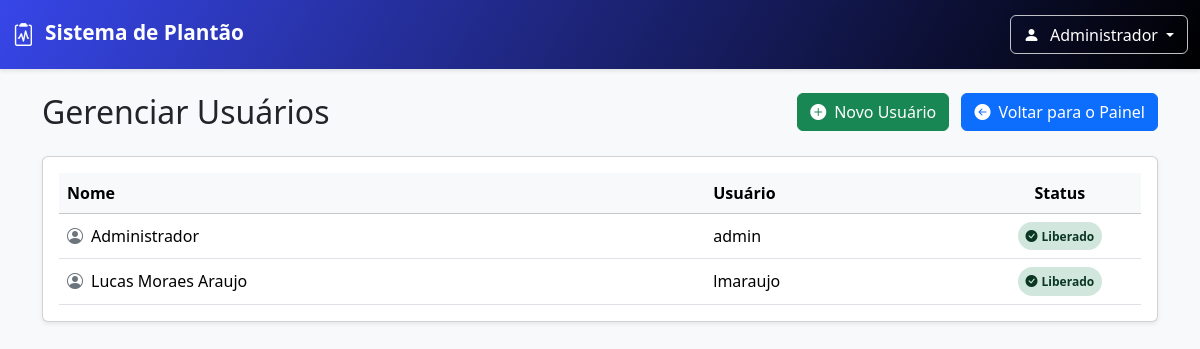
Page /admin/users (signed in) on the committed database.
### db.py (models this page shows, shortened)
class User(db.Model, UserMixin):
    __tablename__ = 'users'
    id = db.Column(db.Integer, primary_key=True)
    name = db.Column(db.String(100), nullable=False)
    username = db.Column(db.String(50), unique=True, nullable=False)
    password = db.Column(db.String(200), nullable=False)
    profile = db.Column(db.String(200), nullable=False)
    email = db.Column(db.String(120), unique=True, nullable=False)
    is_active = db.Column(db.Boolean, default=True, nullable=False)
    creation_date = db.Column(db.DateTime, nullable=False, default=datetime.utcnow)
    last_login = db.Column(db.DateTime, nullable=True)
    forms = db.relationship('Form', back_populates='worker', lazy='dynamic')

### routes/admin.py (the view, shortened to what this page needs)
@admin_bp.route("/users", methods=["GET", "POST"])
@login_required
@admin_required
def users():
    all_users = User.query.all()
    return render_template("users.html", users=all_users)

### routes/admin.py (called while the page is built)
def admin_required(f):
    @wraps(f)
    def decorated_function(*args, **kwargs):
        if 'ADMIN' not in current_user.profile:
            flash("Acesso negado. Ação restrita a administradores.", "danger")
            return redirect(url_for('main.panel'))
        return f(*args, **kwargs)
    return decorated_function

### templates/users.html (shortened to what this page needs)
{% extends "navbar.html" %}
{% block content %}
<div class="container py-4">
    <div class="d-flex justify-content-between align-items-center mb-4">
        <h1 class="h2 mb-0">Gerenciar Usuários</h1>
        <div>
            <button class="btn btn-success" data-bs-toggle="modal" data-bs-target="#criarUsuarioModal">
                <i class="bi bi-plus-circle-fill me-2"></i>Novo Usuário
            </button>
            <a href="{{ url_for('main.panel') }}" class="btn btn-primary ms-2">
                <i class="bi bi-arrow-left-circle-fill me-2"></i>Voltar para o Painel
            </a>
        </div>
    </div>
    <div class="card shadow-sm">
        <div class="card-body">
            <div class="table-responsive">
                <table class="table table-hover align-middle mb-0">
                    <thead class="table-light">
                        <tr>
                            <th>Nome</th>
                            <th>Usuário</th>
                            <th class="text-center" style="width: 15%;">Status</th>
                        </tr>
                    </thead>
                    <tbody>
                        {% for user in users %}
                        <tr class="user-row" data-bs-toggle="modal" data-bs-target="#infoUsuarioModal"
                            data-user-id="{{ user.id }}" data-user-nome="{{ user.name }}"
                            data-user-usuario="{{ user.username }}" data-user-email="{{ user.email | default('') }}"
                            data-user-profile="{{ user.profile | join(',') if user.profile is iterable and user.profile is not string else (user.profile if user.profile else '') }}"
                            data-user-is-active="{{ user.is_active | tojson }}" style="cursor: pointer;">
                            <td><i class="bi bi-person-circle me-2 text-secondary"></i>{{ user.name }}</td>
                            <td>{{ user.username }}</td>
                            <td class="text-center">
                                {% if user.is_active %}
                                <span class="badge bg-success-subtle text-success-emphasis rounded-pill p-2"><i
                                        class="bi bi-check-circle-fill me-1"></i>Liberado</span>
                                {% else %}
                                <span class="badge bg-danger-subtle text-danger-emphasis rounded-pill p-2"><i
                                        class="bi bi-slash-circle-fill me-1"></i>Bloqueado</span>
                                {% endif %}
                            </td>
                        </tr>
                        {% else %}
                        <tr>
                            <td colspan="3" class="text-center text-muted fst-italic py-4">Nenhum usuário cadastrado.
                            </td>
                        </tr>
                        {% endfor %}
                    </tbody>
                </table>
            </div>
        </div>
    </div>
</div>
{% endblock %}

### templates/navbar.html (shortened to what this page needs)
<!DOCTYPE html>
<html lang="pt-br">
<head>
    <link href="https://cdn.jsdelivr.net/npm/bootstrap@5.3.3/dist/css/bootstrap.min.css" rel="stylesheet">
    <link rel="stylesheet" href="https://cdn.jsdelivr.net/npm/bootstrap-icons@1.11.3/font/bootstrap-icons.min.css">
    <link rel="stylesheet" href="{{ url_for('static', filename='main.css') }}">
</head>
<body>
    {% if current_user.is_authenticated %}
    <nav class="navbar navbar-expand-lg navbar-dark shadow-sm navbar-custom no-print">
        <div class="container-fluid">
            <a class="navbar-brand navbar-brand-custom" href="{{ url_for('main.panel') }}">
                <i class="bi bi-clipboard2-pulse"></i> Sistema de Plantão
            </a>
            <div class="d-flex align-items-center ms-auto">
                <div class="dropdown">
                    <button class="btn dropdown-toggle user-dropdown-button" type="button" id="userDropdownGlobal"
                        data-bs-toggle="dropdown" aria-expanded="false">
                        <i class="bi bi-person-fill"></i> {{ current_user.name }}
                    </button>
                </div>
            </div>
        </div>
    </nav>
    {% endif %}
    {% block content %}{% endblock %}
</body>
</html>

### static/main.css (style rules this page uses)
body { background-color: #f8f9fa; }
.navbar-brand-custom { font-weight: 600; font-size: 1.3rem; }
.navbar-brand-custom .bi { vertical-align: -0.125em; margin-right: 0.3rem; font-size: 1.1em; }
.user-dropdown-button { background-color: transparent; border: 1px solid rgba(255, 255, 255, 0.6); color: #fff; font-weight: 500; border-radius: 0.375rem; padding: 0.4rem 0.8rem; }
.user-dropdown-button .bi { margin-right: 0.4rem; }
.navbar-custom { background-image: linear-gradient(120deg, #3746e8 0%, #000000 100%); padding-top: 0.75rem; padding-bottom: 0.75rem; transition: background-image 0.3s ease-in-out; }
.navbar-custom .navbar-brand, .navbar-custom .nav-link, .navbar-custom .user-dropdown-button { color: #ffffff; }
.navbar-custom .user-dropdown-button { border-color: rgba(255, 255, 255, 0.75); }
.navbar-custom.shadow-sm { box-shadow: 0 0.125rem 0.25rem rgba(0, 0, 0, 0.1) !important; }

### rows in the picture
User: name "Administrador", username "admin", is_active True (drawn)
User: name "Lucas Moraes Araujo", username "lmaraujo", is_active True (drawn)
